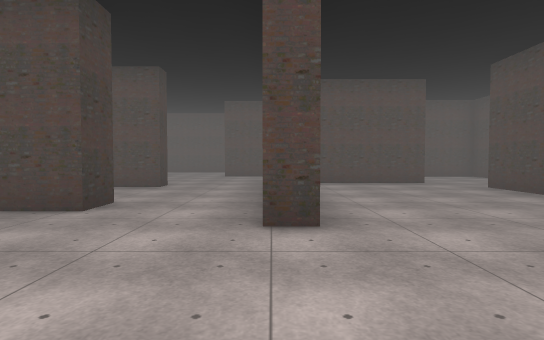
[1] (above)

16 first-person views from a walk through a scene from a Unity 3-D project. The camera is 1.3 m above the floor, tilts 2° down and sees 80° across. Doors are open. The floor is counted in squares, 2 m on a side. Each view is taken from the middle of a square. On the plan, view 1 faces up. The plan holds only what a view shows up to about 10 squares ahead; the rest is blank. The place goes on beyond the plan. The player is left out. Some surface patterns are stand-ins.

[2]
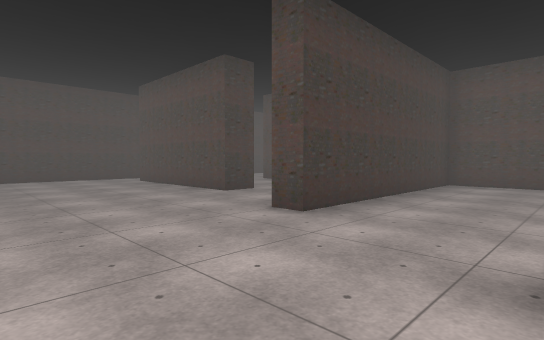

[3]
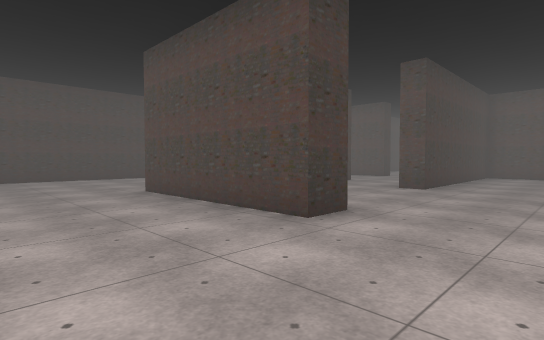

[4]
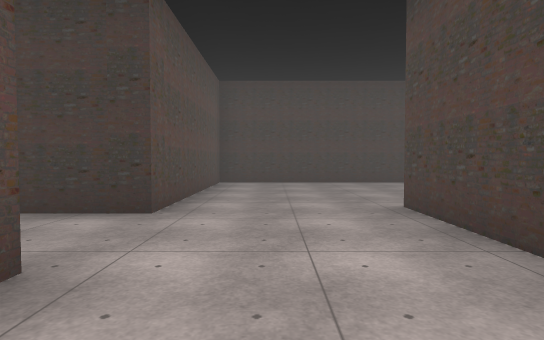

[5]
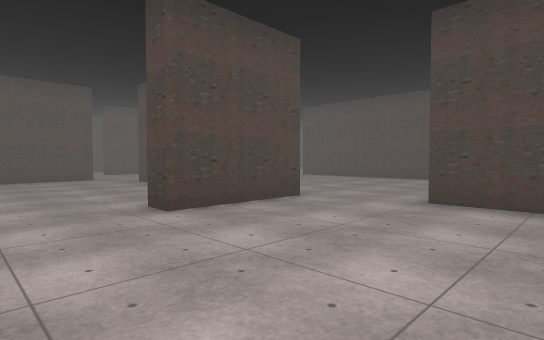

[6]
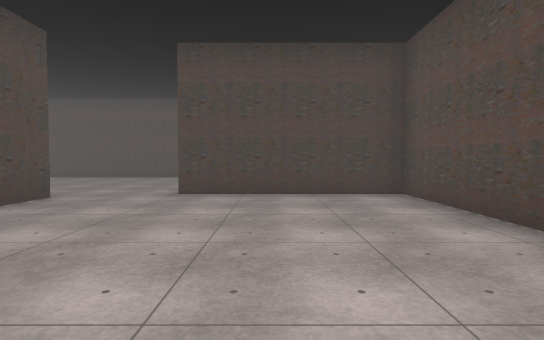

[7]
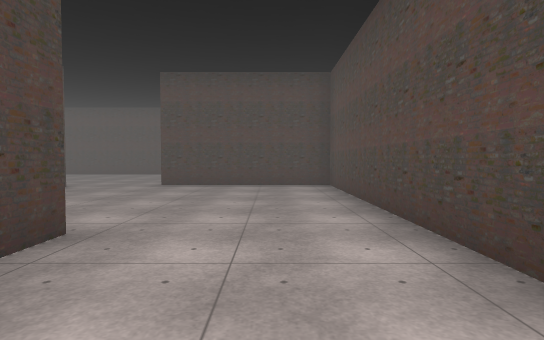

[8]
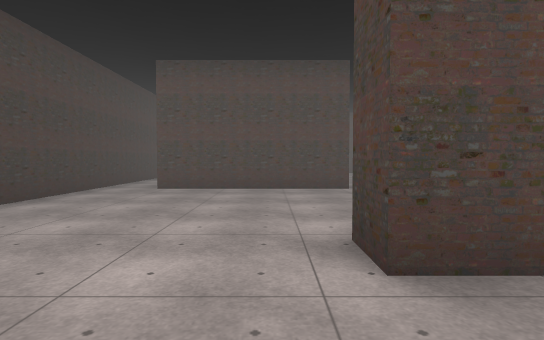

[9]
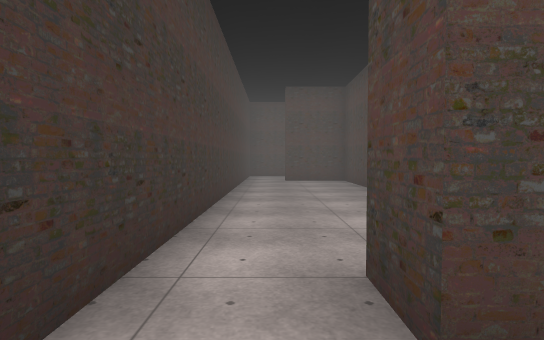

[10]
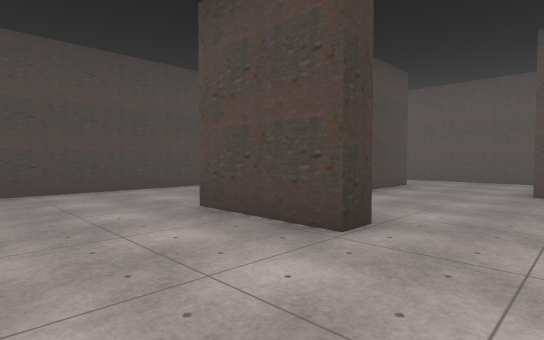

[11]
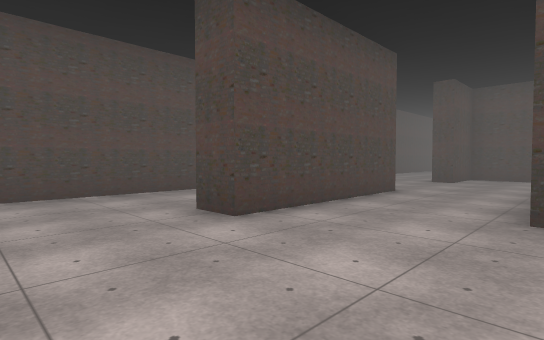

[12]
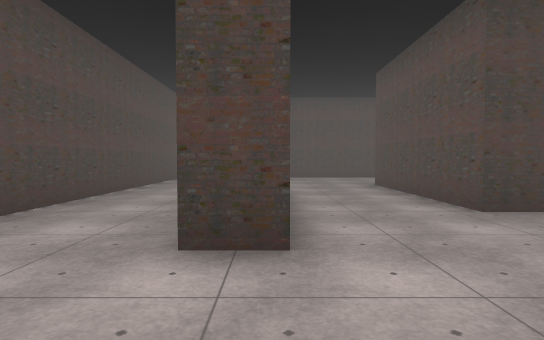

[13]
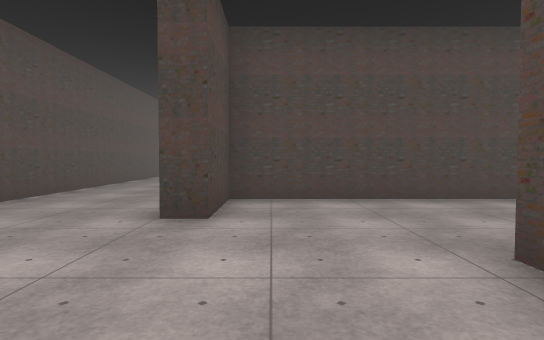

[14]
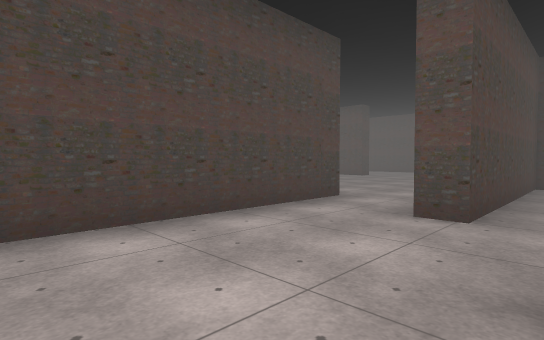

[15]
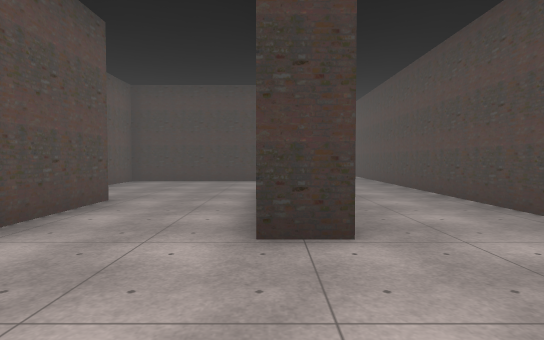

[16]
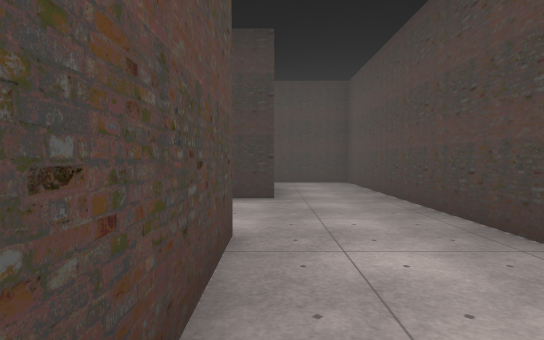

### Floor plan
Points are (right, up) in squares from view 1. A wall is a line through its corners. A room is listed if a view was taken in it or the views show most of it. See-through windows are left out.
Room 1 (views 1, 2, 3, 4, 5, 6, 7, 8, 9)
walls: (0.8, -0.4) (0.8, -1.2) (-3.4, -1.2) (-3.4, -0.4); (0.5, 3.1) (-0.1, 3.1); (-0.9, -4.4) (5.9, -4.4) (5.9, -0.2); (-2.3, 4.9) (-2.3, 4) (-6.5, 4); (5.5, 1.7) (2.9, 1.7) (2.9, 2.4); (-7.8, 4.6) (-7.8, -4.4) (-2.8, -4.4)
ways out: opening at (-7, 4) to room 2; opening at (-1.5, 4) to room 2; opening at (1.5, 3) to room 4; opening at (-2, -5); opening at (5, 0.5)
Room 2 (view 10)
walls: (-2.6, 8) (-2.6, 7.4) (-4.9, 7.4); (-4.8, 10.3) (-4.8, 12.5) (-6.6, 12.5); (-6.5, 4) (-6.5, 4.9); (-4.6, 15.1) (-7.8, 15.1) (-7.8, 4.6)
ways out: opening at (-7, 4) to room 1; opening at (-1.5, 4) to room 1; opening at (-5.5, 14) to room 3; opening at (-1.5, 8) to room 3
Room 3 (views 11, 12, 13, 14, 15, 16)
walls: (2.4, 12.8) (2.4, 11.9) (-1.7, 11.9) (-1.7, 12.7) (0.6, 12.7); (-0.1, 8.6) (-0.1, 9.4) (4.1, 9.4); (4.9, 7.3) (5.5, 7.3); (-4.3, 13.1) (-4.3, 8) (-2.9, 8); (5.6, 15.1) (-4.6, 15.1); (7.2, 7.5) (7.2, 11.7) (5.5, 11.7) (5.5, 12.2)
ways out: opening at (-5.5, 14) to room 2; opening at (-1.5, 8) to room 2; opening at (4, 8) to room 4; opening at (6, 13.5); opening at (6.5, 6.5)
Room 4 (no view inside)
walls: (4.1, 8.6) (0.5, 8.6) (0.5, 3.1); (4.9, 2.2) (4.9, 7.3)
ways out: opening at (1.5, 3) to room 1; opening at (4, 8) to room 3

Where each view was taken, in squares from view 1:
view 1: 0 up, 0 right, facing up
view 2: 0 up, 3 right, facing up-left
view 3: 4 down, 3 right, facing up-left
view 4: 3 down, 1 right, facing left
view 5: 2 down, 1 right, facing up-right
view 6: 2 down, 0 right, facing right
view 7: 3 down, 2 left, facing right
view 8: 3 down, 4 left, facing up
view 9: 3 up, 7 left, facing up
view 10: 5 up, 1 left, facing up-left
view 11: 9 up, 4 left, facing up-right
view 12: 12 up, 4 left, facing right
view 13: 11 up, 2 right, facing right
view 14: 11 up, 4 right, facing down-right
view 15: 12 up, 5 right, facing left
view 16: 13 up, 1 right, facing left
